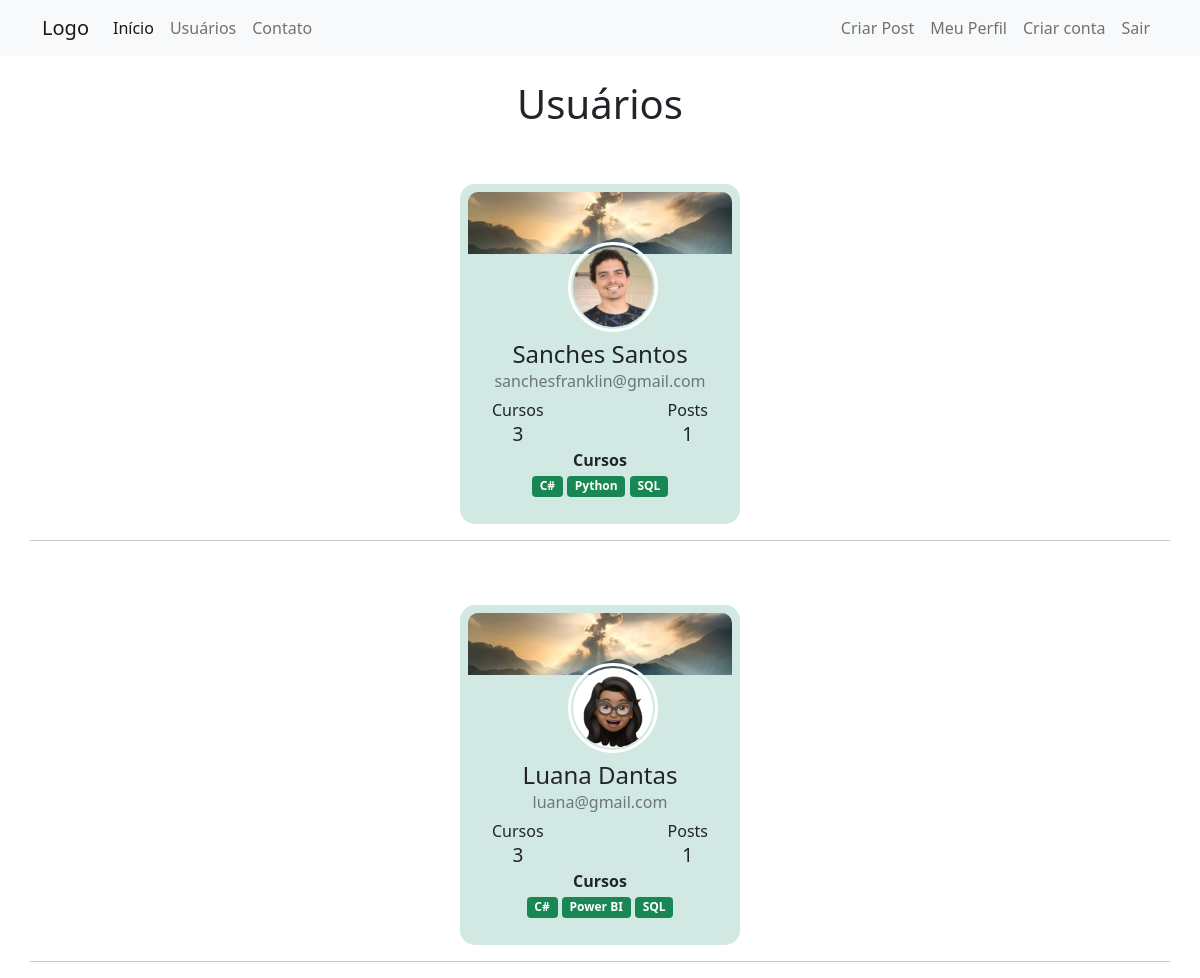
Page /usuarios (signed in) on the earlier database version.
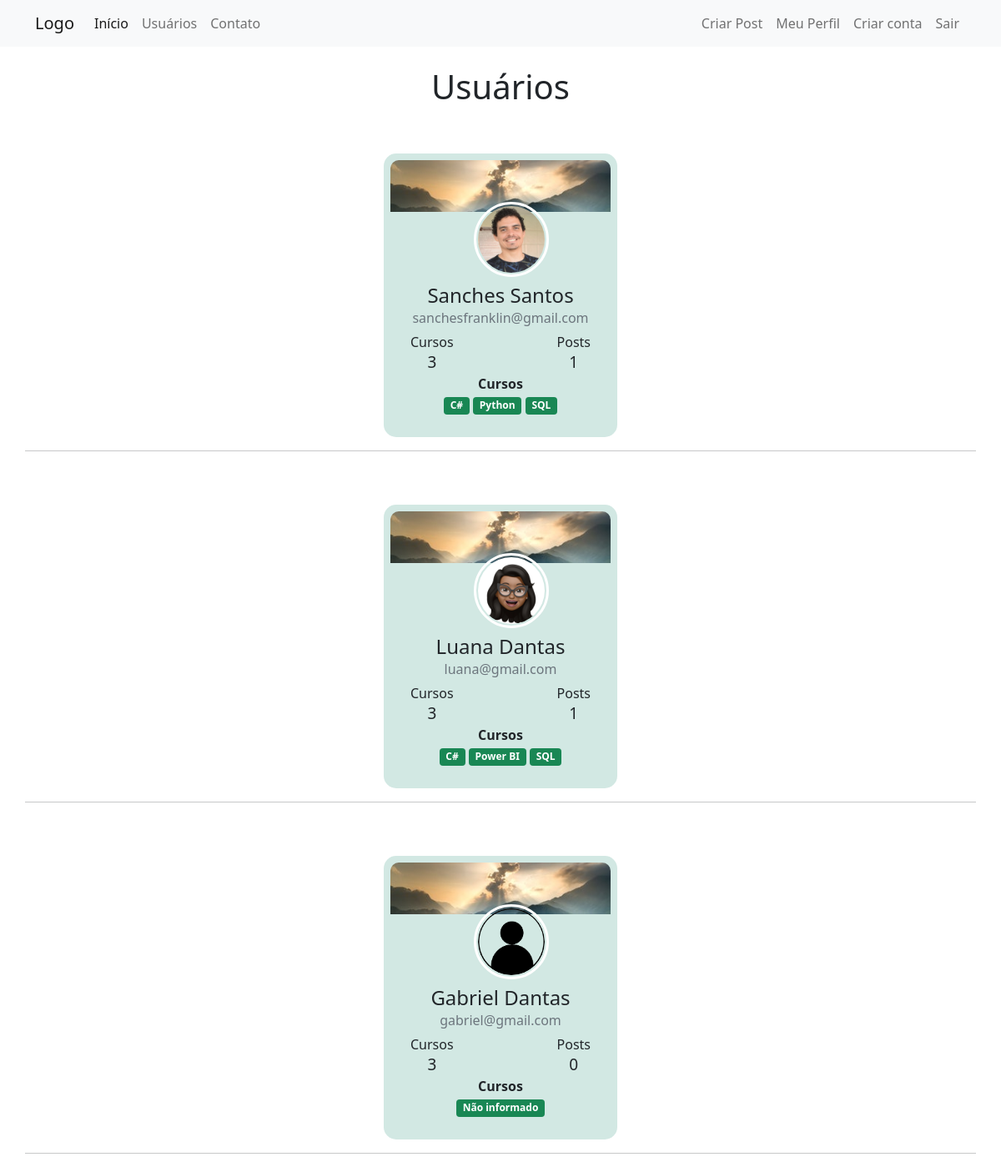
Same page on the later database version.
### appcomunidade/models.py (models this page shows)
class Usuario(database.Model, UserMixin):
    id = database.Column(database.Integer, primary_key=True)
    username = database.Column(database.String, nullable=False)
    email = database.Column(database.String, nullable=False, unique=True)
    senha = database.Column(database.String, nullable=False)
    foto_perfil = database.Column(database.String, default='default.jpg')
    posts = database.relationship('Post', backref='autor', lazy=True)
    cursos = database.Column(database.String, nullable=False, default='Não informado')
    def contar_posts(self):
        return len(self.posts)

### appcomunidade/routes.py (the view)
@app.route("/usuarios")
@login_required
def usuarios():
    path_foto_perfil = url_for('static', filename='fotos_perfil/')
    lista_usuarios = Usuario.query.all()
    return render_template('usuarios.html', lista_usuarios=lista_usuarios, path_foto_perfil=path_foto_perfil)

### appcomunidade/models.py (called while the page is built)
@login_manager.user_loader
def load_usuario(id_usuario):
    return Usuario.query.get(id_usuario)

### appcomunidade/templates/usuarios.html (shortened to what this page needs)
{% extends 'base.html' %} {% block body %}
<div class="container mt-4">
    <h1 style="text-align: center">Usuários</h1>
    <div class="row">
        {% for usuario in lista_usuarios %}
        <div class="col d-flex justify-content-center">
            <div class="card-usuarios mt-5 mb-3">
                <div class="upper">
                    <img
                        src="../static/imgs/capa_perfil.jpg"
                        class="img-fluid"
                    />
                </div>
                <div class="user text-center">
                    <div class="profile">
                        <img
                            src="{{ path_foto_perfil + usuario.foto_perfil }}"
                            class="rounded-circle"
                            width="80"
                        />
                    </div>
                </div>
                <div class="mt-5 text-center">
                    <h4 class="mb-0">{{usuario.username}}</h4>
                    <span class="text-muted d-block mb-2"
                        >{{usuario.email}}</span
                    >
                    <div
                        class="d-flex justify-content-between align-items-center mt-2 px-4"
                    >
                        <div class="stats-usuarios">
                            <h6 class="mb-0">Cursos</h6>
                            <span
                                >{{ current_user.cursos.count(';') + 1 }}</span
                            >
                        </div>
                        <div class="stats-usuarios">
                            <h6 class="mb-0">Posts</h6>
                            <span> {{ usuario.contar_posts() }}</span>
                        </div>
                    </div>
                </div>
                <div class="justify-content-center">
                    <div class="col" style="text-align: center">
                        <strong>Cursos</strong><br />
                        {% for curso in usuario.cursos.split(';') %}
                        <span class="badge bg-success">{{ curso }}</span>
                        {% endfor %}
                    </div>
                </div>
            </div>
        </div>
        <hr />
        {% endfor %}
    </div>
    {% endblock %}

Differences in the rows shown:
added Usuario: foto_perfil (placeholder picture), username "Gabriel Dantas", email "gabriel@gmail.com", {{ current_user.cursos.count(';') + 1 }} "3", contar_posts "0", cursos "Não informado"
